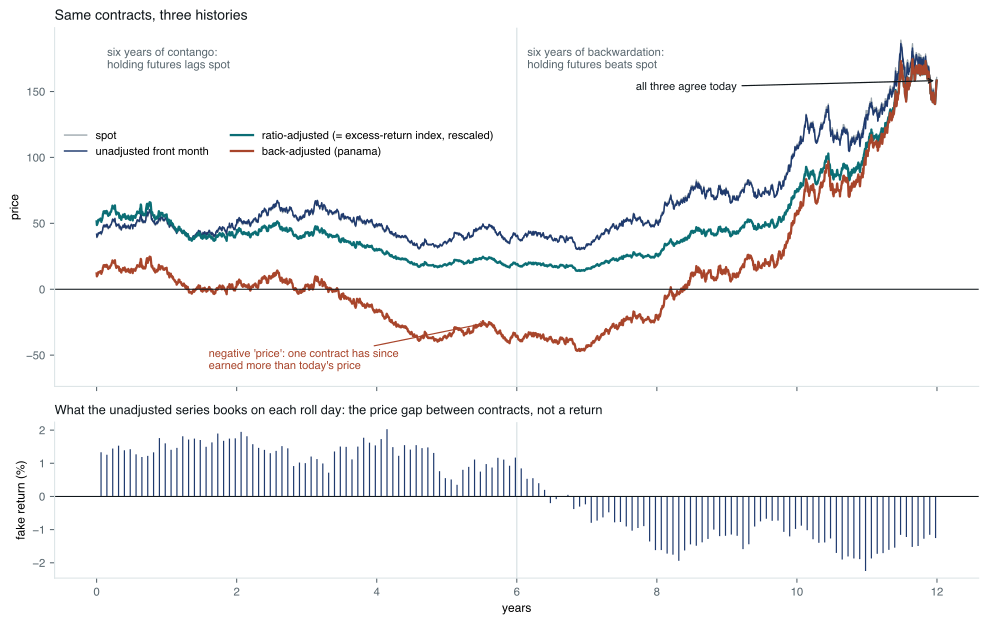

Reproduce this figure in Python.
# Three ways to glue the same contracts into one price history. A simulated
# market with monthly contracts spends six years in contango and then six in
# backwardation. All three series end at today's price; they disagree about the past.
# The back-adjusted (panama) series is today's price minus the dollars one
# contract has earned since, so it goes negative once a contract has earned more
# than today's price. The ratio-adjusted series is today's price divided by the
# growth since, which is the excess-return index rescaled. The unadjusted front
# month tracks spot and books a fake return at every roll (bottom panel).
#
# Run standalone:  uv run --no-project --with matplotlib,numpy python <path>

import os

os.environ.setdefault("SOURCE_DATE_EPOCH", "1735689600")

import matplotlib

matplotlib.use("Agg")
matplotlib.rcParams["svg.fonttype"] = "path"
matplotlib.rcParams["svg.hashsalt"] = "fm_series"
matplotlib.rcParams["font.family"] = ["Helvetica", "Arial", "DejaVu Sans"]

from pathlib import Path

import matplotlib.pyplot as plt
import numpy as np

INK = "#10171B"
MUTED = "#58666E"
TEAL = "#0B6E75"
RUST = "#A8452B"
NAVY = "#1F3A6E"
GREY = "#9AA5AB"
FAINT = "#DCE4E6"

OUT = Path(__file__).with_suffix("")
YEAR = 252
N = 12 * YEAR
CYCLE = 21
ROLL = 5


def simulate(seed: int = 13) -> tuple[np.ndarray, np.ndarray]:
    rng = np.random.default_rng(seed)
    half = N // 2
    mu = np.where(np.arange(N) < half, -0.02, 0.14)
    log_s = np.log(40.0) + np.cumsum(mu / YEAR + 0.28 / np.sqrt(YEAR) * rng.standard_normal(N))
    target = np.where(np.arange(N) < half, 0.14, -0.14)
    c = np.empty(N)
    c[0] = target[0]
    for i in range(1, N):
        c[i] = c[i - 1] + 0.01 * (target[i] - c[i - 1]) + 0.006 * rng.standard_normal()
    return np.exp(log_s), c


def main() -> None:
    spot, c = simulate()
    expiries = np.arange(CYCLE, N + 3 * CYCLE, CYCLE)

    def price(expiry: int, day: int) -> float:
        return float(spot[day] * np.exp(c[day] * (expiry - day) / YEAR))

    def front(day: int) -> int:
        return int(expiries[np.argmax(expiries - day > ROLL)])

    unadj = np.array([price(front(i), i) for i in range(N)])
    true_ret = np.zeros(N)
    dollar = np.zeros(N)
    roll_days = []
    for i in range(1, N):
        held = front(i - 1)
        true_ret[i] = np.log(price(held, i) / price(held, i - 1))
        dollar[i] = price(held, i) - price(held, i - 1)
        if front(i) != held:
            roll_days.append(i)

    after = np.concatenate([np.cumsum(true_ret[::-1])[::-1][1:], [0.0]])
    ratio = unadj[-1] * np.exp(-after)
    after_d = np.concatenate([np.cumsum(dollar[::-1])[::-1][1:], [0.0]])
    panama = unadj[-1] - after_d
    fake = np.diff(np.log(unadj), prepend=np.log(unadj[0])) - true_ret

    years = np.arange(N) / YEAR
    fig, (ax, bx) = plt.subplots(2, 1, figsize=(10.4, 6.6), gridspec_kw={"height_ratios": [2.3, 1.0]}, sharex=True)
    ax.plot(years, spot, color=GREY, lw=1.0, label="spot")
    ax.plot(years, unadj, color=NAVY, lw=1.1, label="unadjusted front month")
    ax.plot(years, ratio, color=TEAL, lw=1.7, label="ratio-adjusted (= excess-return index, rescaled)")
    ax.plot(years, panama, color=RUST, lw=1.7, label="back-adjusted (panama)")
    ax.axhline(0, color=INK, lw=0.8)
    ax.axvline(6, color=FAINT, lw=1.0, zorder=0)
    top = max(ratio.max(), panama.max(), spot.max())
    ax.text(0.15, top * 0.97, "six years of contango:\nholding futures lags spot", fontsize=8.5, color=MUTED, va="top")
    ax.text(
        6.15, top * 0.97, "six years of backwardation:\nholding futures beats spot", fontsize=8.5, color=MUTED, va="top"
    )
    neg = np.where(panama < 0)[0]
    if len(neg):
        k = neg[len(neg) // 2]
        ax.annotate(
            "negative 'price': one contract has since\nearned more than today's price",
            xy=(years[k], panama[k]),
            xytext=(1.6, -0.32 * top),
            fontsize=8.3,
            color=RUST,
            arrowprops=dict(arrowstyle="->", color=RUST, lw=0.9),
        )
    ax.annotate(
        "all three agree today",
        xy=(years[-1], unadj[-1]),
        xytext=(7.7, 0.80 * top),
        fontsize=8.3,
        color=INK,
        arrowprops=dict(arrowstyle="->", color=INK, lw=0.9),
    )
    ax.set_ylabel("price", fontsize=9)
    ax.set_title("Same contracts, three histories", fontsize=10.5, color=INK, loc="left")
    ax.legend(fontsize=8.3, frameon=False, loc="upper left", bbox_to_anchor=(0.0, 0.74), ncol=2)
    ax.set_ylim(min(panama.min(), 0) * 1.25 - 0.08 * top, top * 1.05)

    idx = np.array(roll_days)
    bx.vlines(years[idx], 0, fake[idx] * 100, color=NAVY, lw=0.9)
    bx.axhline(0, color=INK, lw=0.8)
    bx.axvline(6, color=FAINT, lw=1.0, zorder=0)
    bx.set_ylabel("fake return (%)", fontsize=9)
    bx.set_xlabel("years", fontsize=9)
    bx.set_title(
        "What the unadjusted series books on each roll day: the price gap between contracts, not a return",
        fontsize=9.6,
        color=INK,
        loc="left",
    )

    for a in (ax, bx):
        a.tick_params(labelsize=8.5, colors=MUTED)
        for s in ("top", "right"):
            a.spines[s].set_visible(False)
        for s in ("left", "bottom"):
            a.spines[s].set_color(FAINT)

    fig.tight_layout()
    for ext in ("pdf", "svg"):
        fig.savefig(f"{OUT}.{ext}", transparent=True, bbox_inches="tight")

    print(f"spot {spot[0]:.1f} -> {spot[N // 2]:.1f} -> {spot[-1]:.1f}")
    print(f"panama min {panama.min():.1f}, ratio start {ratio[0]:.1f}, unadj start {unadj[0]:.1f}")
    print(f"mean |fake| per roll {np.abs(fake[idx]).mean() * 100:.2f}% over {len(idx)} rolls")
    first, second = idx[idx < N // 2], idx[idx >= N // 2]
    print(f"sum fake first half {fake[first].sum() * 100:.1f}%, second half {fake[second].sum() * 100:.1f}%")


if __name__ == "__main__":
    main()
